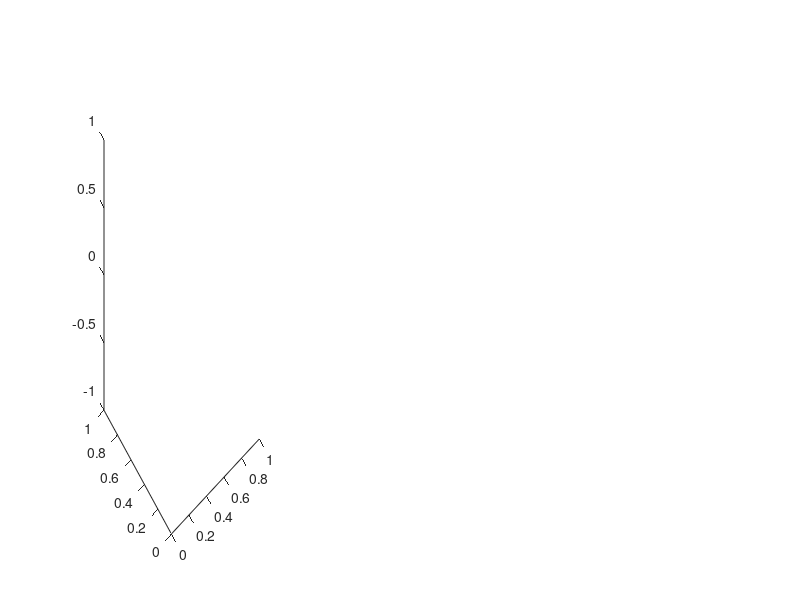

The MATLAB source for this figure: (Note: this script raises an error after producing the figure.)
%% Coordinate
% designed by sejik Park
% sejik6307@gmail.com

clear all;
clc;

%% Parameter (activation change)
left_excitation = 2;
right_excitation = 1;
sphere_radius = 0.2;

%% Parameter (basic)
O = [0 0 0]; % Zero point
L = [-1 -1 0];
R = [1 1 0];
LA = [-0.58930 0.78839 0.17655]; % Left anterior canal plane: -0.58930X +0.78839Y +0.17655Z
LH = [-0.322 -0.03837 0.94573]; % Left horizontal canal: -0.322X -0.03837Y +0.94573Z
LP = [-0.69432 -0.66693 -0.27042]; % Left posterior canal: -0.69432X -0.66693Y -0.27042Z
RA = [0.58930 0.78839 -0.17655]; % Right anterior canal: 0.58930X +0.78839Y -0.17655Z
RH = [0.322 -0.03837 -0.94573]; % Right horizontal canal : 0.322X -0.03837Y -0.94573Z
RP = [0.69432 -0.66693 0.27042]; % Right posterior canal: 0.69432X -0.66693X +0.27042Y

%% Plot
% calculate
L = left_excitation * (LA + LH + LP);
R = right_excitation * (RA + RH + RP);
T = L + R;
% axis
temp = [LA; LH; LP; RA; RH; RP; L; R; T];
axis_length = max(max(abs(temp)));

subplot(1, 3, 1);
view(3);
hold on;
% Left canal = green
arrow3(O-0.5, LA-0.5, 'g');
arrow3(O-0.5, LH-0.5, 'g');
arrow3(O-0.5, LP-0.5, 'g');
% label
text(LA(1)-0.5,LA(2)-0.5,LA(3)-0.5,'LA','fontsize', 10);
text(LH(1)-0.5,LH(2)-0.5,LH(3)-0.5,'LH','fontsize', 10);
text(LP(1)-0.5,LP(2)-0.5,LP(3)-0.5,'LP','fontsize', 10);
arrow3(O-0.5, L-0.5, 's');
text(L(1)-0.5,L(2)-0.5,L(3)-0.5,'L','fontsize', 10, 'fontweight', 'bold','color','g');
[x,y,z] = sphere;
r = sphere_radius;
x  = r*x -0.5; y = r*y -0.5; z = r*z -0.5;
mesh(x,y,z);
axis([-axis_length, axis_length, -axis_length, axis_length, -axis_length, axis_length]);
% label
arrow3([0 0 -axis_length], [0 0 axis_length]);
arrow3([0 -axis_length 0], [0 axis_length 0]);
arrow3([-axis_length 0 0], [axis_length 0 0]);
text(0, 0, axis_length,'z','fontsize', 10, 'fontweight', 'bold','color','k')
text(0, axis_length, 0,'y','fontsize', 10, 'fontweight', 'bold','color','k')
text(axis_length, 0, 0,'x','fontsize', 10, 'fontweight', 'bold','color','k')

subplot(1, 3, 2);
view(3);
hold on;
arrow3(O, T, 'r');
text(T(1),T(2),T(3),'T','fontsize', 10, 'fontweight', 'bold','color','m');
[x,y,z] = sphere;
r = sphere_radius;
x  = r*x; y = r*y; z = r*z;
mesh(x,y,z);
axis([-axis_length, axis_length, -axis_length, axis_length, -axis_length, axis_length]);
% label
arrow3([0 0 -axis_length], [0 0 axis_length]);
arrow3([0 -axis_length 0], [0 axis_length 0]);
arrow3([-axis_length 0 0], [axis_length 0 0]);
text(0, 0, axis_length,'z','fontsize', 10, 'fontweight', 'bold','color','k')
text(0, axis_length, 0,'y','fontsize', 10, 'fontweight', 'bold','color','k')
text(axis_length, 0, 0,'x','fontsize', 10, 'fontweight', 'bold','color','k')

subplot(1, 3, 3);
view(3);
hold on;
% Right canal = blue
arrow3(O, RA, 'b');
arrow3(O, RH, 'b');
arrow3(O, RP, 'b');
text(RA(1),RA(2),RA(3),'RA','fontsize', 10);
text(RH(1),RH(2),RH(3),'RH','fontsize', 10);
text(RP(1),RP(2),RP(3),'RP','fontsize', 10);
arrow3(O, R, 's');
text(R(1),R(2),R(3),'R','fontsize', 10, 'fontweight', 'bold','color','g');
[x,y,z] = sphere;
r = sphere_radius;
x  = r*x; y = r*y; z = r*z;
mesh(x,y,z);
axis([-axis_length, axis_length, -axis_length, axis_length, -axis_length, axis_length]);
% label
arrow3([0 0 -axis_length], [0 0 axis_length]);
arrow3([0 -axis_length 0], [0 axis_length 0]);
arrow3([-axis_length 0 0], [axis_length 0 0]);
text(0, 0, axis_length,'z','fontsize', 10, 'fontweight', 'bold','color','k')
text(0, axis_length, 0,'y','fontsize', 10, 'fontweight', 'bold','color','k')
text(axis_length, 0, 0,'x','fontsize', 10, 'fontweight', 'bold','color','k')